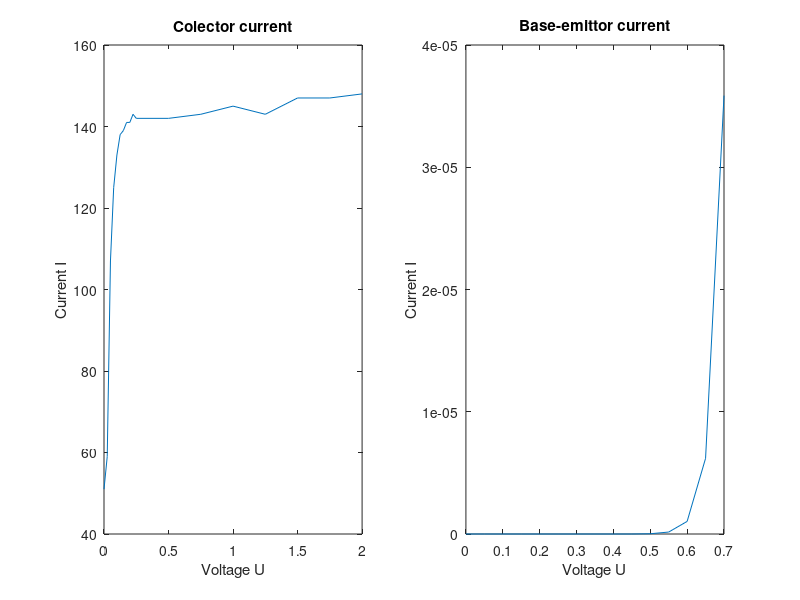

The MATLAB script that drew this image:
% With Ub = 0.6V
Ucb = [0 0.025 0.05 0.075 0.1 0.125 0.15 0.175 0.2 0.225 0.25 0.5 0.75 1 1.25 1.5 1.75 2];
Icb = [51 59 107 125 133 138 139 141 141 143 142 142 143 145 143 147 147 148];

Uca = Ucb(6:end);
Ica = Icb(6:end);
p = polyfit(Uca, Ica, 1);
p(2)
p(1)
p(2) / p(1) % Prints the early voltage.

subplot(1,2,1);
plot(Ucb, Icb);
xlabel('Voltage U');
ylabel('Current I');
title('Colector current');

% With Uc = 0.5
Ub = [0 0.05 0.1 0.15 0.2 0.25 0.3 0.35 0.4 0.45 0.5 0.55 0.6 0.65 0.7];
Ib = [0 0 0 0 0 0 0 0 0 0 0.02 0.16 1.03 6.19 35.86].*1e-6;
subplot(1,2,2);
plot(Ub, Ib)
xlabel('Voltage U');
ylabel('Current I');
title('Base-emittor current')